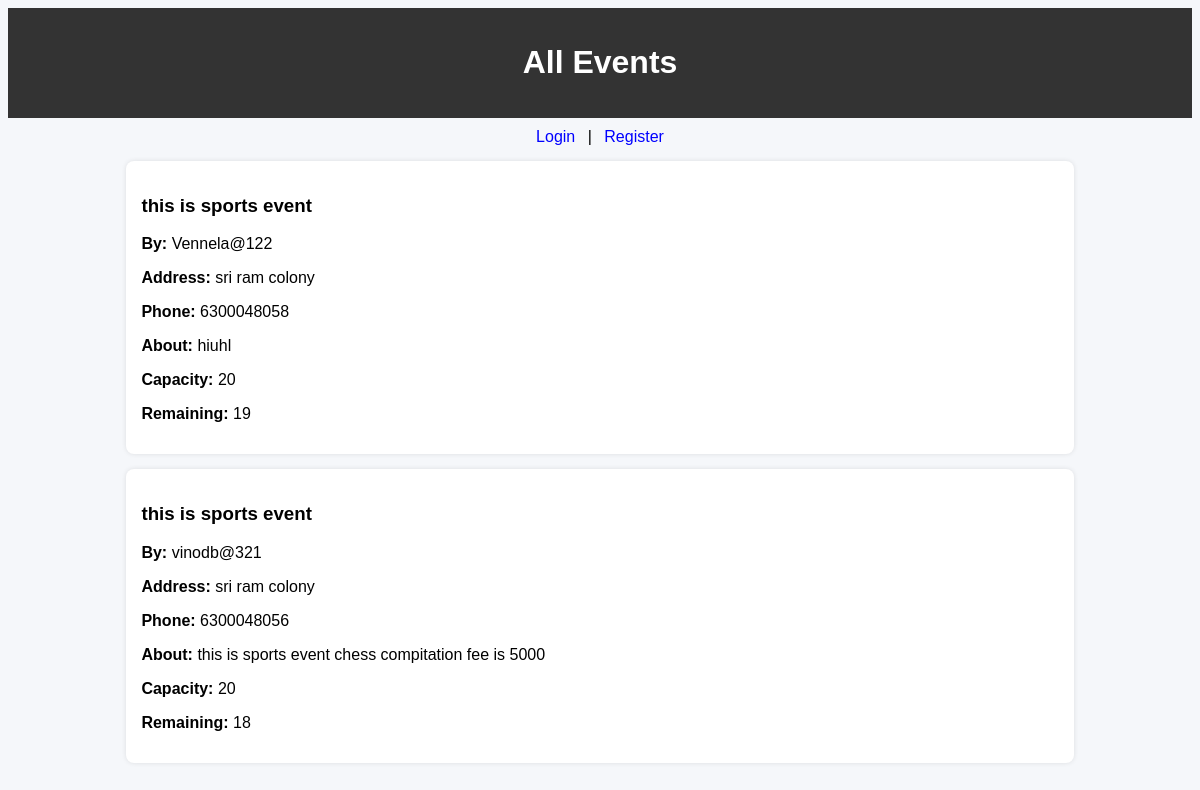
The page / on the database its author committed.
### myapp/models.py (models this page shows, shortened)
class Myevent(models.Model):
    event = models.CharField(max_length=50)
    adress = models.CharField(max_length=100)
    capacity = models.IntegerField(default=1)
    author = models.ForeignKey(User, on_delete=models.CASCADE)
    phone = models.CharField(max_length=15)
    CATOGERY_CHOISES =  [('MUSIC', 'MUSIC'),
                          ('SPORTS', 'SPORTS'),
                          ('SCHOOL', 'SHOOL'),
                          ('WORKSHOP', 'WORKSHOP'),]
    catogery = models.CharField(max_length=50, choices=CATOGERY_CHOISES,  default='MUSIC')
    about = models.CharField(max_length=100)
    @property
    def remaining_capacity(self):
        total_booked = Bookevent.objects.filter(event=self).count()
        return self.capacity - total_booked

### myapp/views.py (the view, shortened to what this page needs)
# urls.py: path('', views.home, name='home'),
def home(request):
    events = cache.get('home_events')
    if not events:
        events = list(Myevent.objects.all().order_by('-id'))
        cache.set('home_events', events, 60)
    booked_events = []
    return render(request, 'home.html', {
        'events': events,
        'booked_events': booked_events,
    })

### templates/home.html (shortened to what this page needs)
<!DOCTYPE html>
<html lang="en">
<head>
</head>
<body>
<header>
    <h1>All Events</h1>
</header>
<div class="nav">
    {% if user.is_authenticated %}
        Hi {{ user.username }} |
        <a href="{% url 'logout' %}">Logout</a> |
        <a href="{% url 'profile' %}">Profile</a> |
        <a href="{% url 'add_event' %}">Add Event</a> |
        <a href="{% url 'inbox' %}">Inbox</a> |
        <a href="{% url 'search_event' %}">Search</a> |
        <a href="{% url 'notifications' %}">Notifications</a> |
        <a href="{% url 'my_saved' %}">Saved</a> |
        <a href="{% url 'my_bookings' %}">Bookings</a> |
        <a href="{% url 'my_activity' %}">Activity</a> |
        <a href="{% url 'track_event' %}">Track</a> |
        <a href="{% url 'settings' %}">Dashboard</a>
    {% else %}
        <a href="{% url 'login' %}">Login</a> |
        <a href="{% url 'register' %}">Register</a>
    {% endif %}
</div>
<div class="container">
{% for event in events %}
    <div class="card">
        <h3>{{ event.event }}</h3>
        <p><strong>By:</strong> {{ event.author.username }}</p>
        <p><strong>Address:</strong> {{ event.adress }}</p>
        <p><strong>Phone:</strong> {{ event.phone }}</p>
        <p><strong>About:</strong> {{ event.about }}</p>
        <p><strong>Capacity:</strong> {{ event.capacity }}</p>
        <p><strong>Remaining:</strong> {{ event.remaining_capacity }}</p>
    </div>
{% empty %}
    <p style="text-align:center;">No events available.</p>
{% endfor %}
</div>
</body>
</html>

### templates/home.html (style rules this page uses)
body { font-family: Arial; background: #f5f7fa; }
header { background: #333; color: white; padding: 15px; text-align: center; }
.nav { text-align: center; margin: 10px; }
.nav a { margin: 0 8px; text-decoration: none; color: blue; }
.container { width: 80%; margin: auto; }
.card { background: white; padding: 15px; margin: 15px 0; border-radius: 8px; box-shadow: 0 0 5px rgba(0,0,0,0.1); }

### rows shown on the page
Myevent: event "this is sports event", author.username "Vennela@122", adress "sri ram colony", phone "6300048058", about "hiuhl", capacity "20", remaining_capacity "19"
Myevent: event "this is sports event", author.username "vinodb@321", adress "sri ram colony", phone "6300048056", about "this is sports event chess compitation fee is 5000", capacity "20", remaining_capacity "18"
